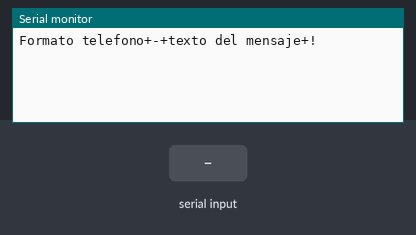
The sketch below on a simulated Arduino Uno, built with avr-gcc and run on an emulated ATmega328P. Parts: the last lines printed to the serial monitor. The test bench sets the inputs (shaded band). The modem is registered and sends nothing unless stated.

Above: at 1.7 s.
1.8 s: "-\n" received over Serial
At 2.2 s:
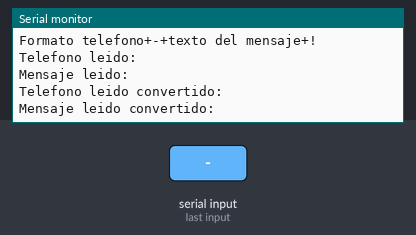
3.3 s: "!\n" received over Serial
At 4.9 s:
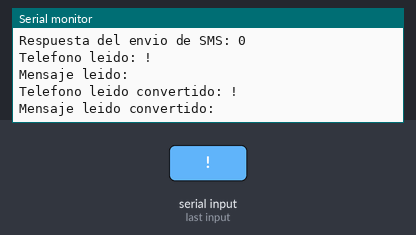

Measured:
- after the input at 1.8 s, the serial monitor: prints a new line at once (image 1)
- after the input at 3.3 s, the serial monitor: prints a new line after 0.56 s (image 2)

The sketch:

Ejercicio68-toCharArray.ino
```cpp
/* this library is writing by  Cristian Steib.
        steibkhriz@gmail.com
    Designed to work with the GSM Sim800l,maybe work with SIM900L

       This library use SoftwareSerial, you can define de RX and TX pin
       in the header "Sim800l.h" ,by default the pin is RX=10 TX=11..
       be sure that gnd is attached to arduino too.
       You can also change the other preferred RESET_PIN

       Esta libreria usa SoftwareSerial, se pueden cambiar los pines de RX y TX
       en el archivo header, "Sim800l.h", por defecto los pines vienen configurado en
       RX=10 TX=11.
       Tambien se puede cambiar el RESET_PIN por otro que prefiera

      PINOUT:
          _____________________________
         |  ARDUINO UNO >>>   SIM800L  |
          -----------------------------
              GND      >>>   GND
          RX  10       >>>   TX
          TX  11       >>>   RX
         RESET 2       >>>   RST

     POWER SOURCE 4.2V >>> VCC

      Created on: April 20, 2016
          Author: Cristian Steib


*/

#include <Sim800L.h>
#include <SoftwareSerial.h> //is necesary for the library!!
Sim800L Sim800l;  //to declare the library
String telefono;
String  Mensaje;

bool error; //to catch the response of sendSms


void setup() {
  Serial.begin(9600);
  Serial.println("Formato telefono+-+texto del mensaje+!");
  Sim800l.begin(); // initializate the library.
}

void loop() {

  if (Serial.available())
  {
    String data = Serial.readStringUntil('\n');
    int guion = data.indexOf("-");
    int admiracion = data.indexOf("!");
    telefono = data.substring(0, guion);
    Mensaje = data.substring((guion + 1), admiracion);
    Serial.println("Telefono leido: " + telefono);
    Serial.println("Mensaje leido: " + Mensaje);
    char number[telefono.length()+1];
    char text[Mensaje.length()+1];

    telefono.toCharArray(number, telefono.length()+1);
    Mensaje.toCharArray(text, Mensaje.length()+1);
    Serial.print("Telefono leido convertido: " );
    Serial.println(number);
    Serial.print("Mensaje leido convertido: " );
    Serial.println(text);

    error = Sim800l.sendSms(number, text);
    Serial.println("Respuesta del envio de SMS: " + (String(error)));

  }
}
```
